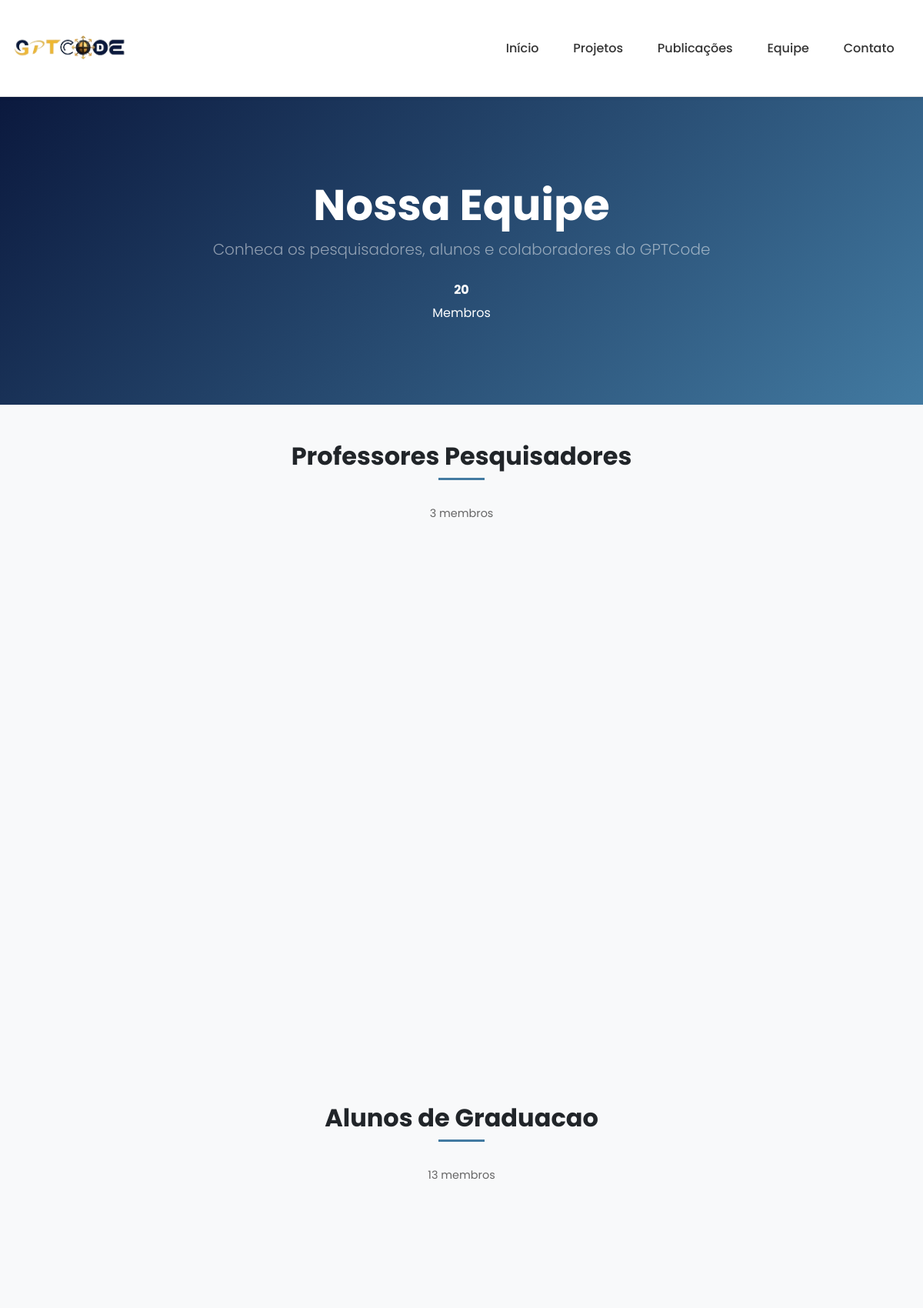
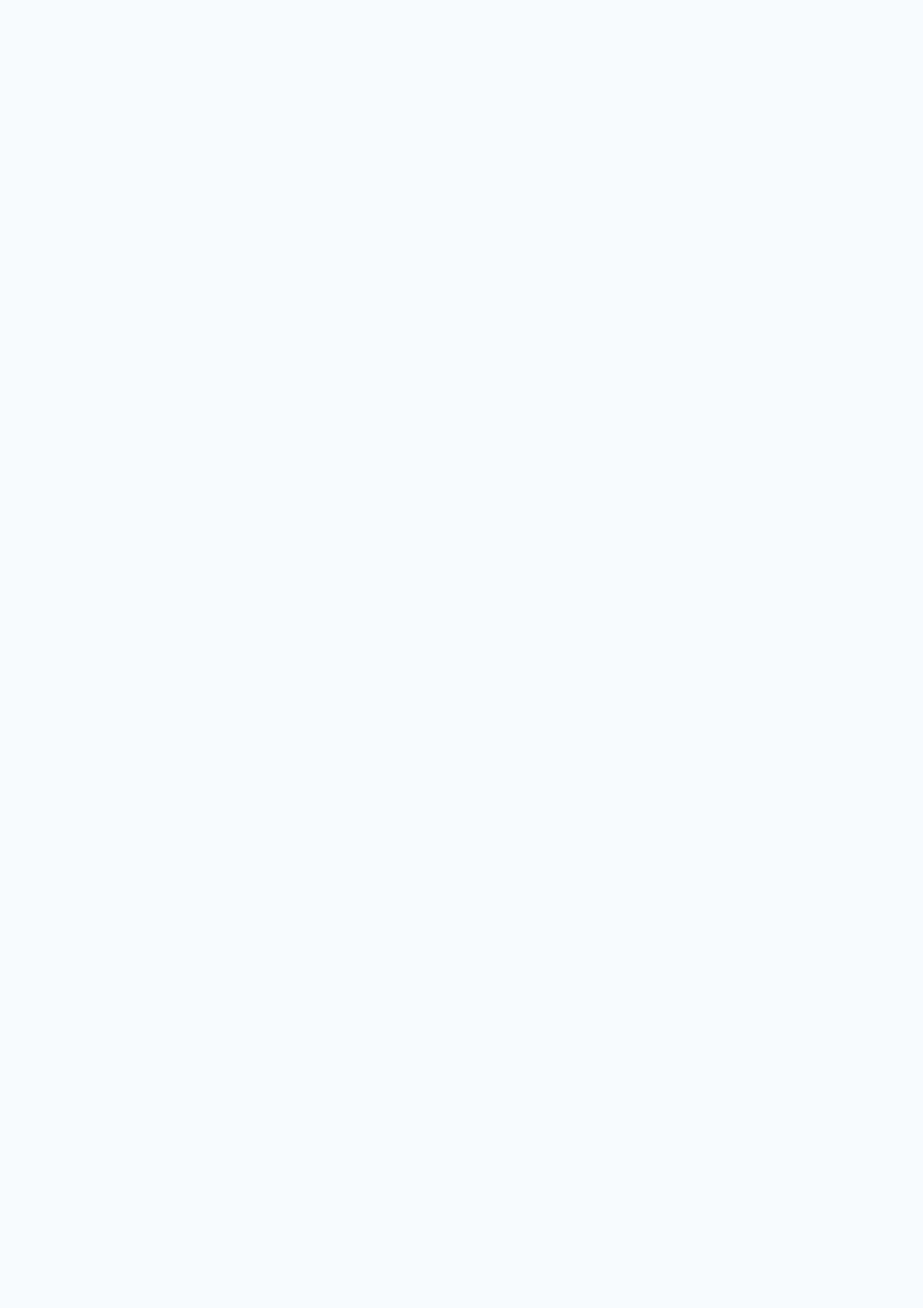
/equipe (upper part), run on the app's committed database (2 pictures, top to bottom).
### tables this page shows
CREATE TABLE configuracao (
    chave           TEXT    PRIMARY KEY
                            CHECK (chave GLOB '[a-z]*' AND chave NOT GLOB '*[^a-z0-9_]*'),
    valor           TEXT    NOT NULL DEFAULT '',
    atualizado_em   TEXT    NOT NULL DEFAULT (datetime('now')),
    atualizado_por  INTEGER REFERENCES usuario(id) ON DELETE SET NULL
);

CREATE TABLE categoria_membro (
    id              INTEGER PRIMARY KEY AUTOINCREMENT,
    slug            TEXT    NOT NULL UNIQUE
                            CHECK (slug GLOB '[a-z]*' AND slug NOT GLOB '*[^a-z0-9-]*'),
    titulo          TEXT    NOT NULL UNIQUE COLLATE NOCASE
                            CHECK (length(trim(titulo)) > 0),
    mensagem_vazia  TEXT    NOT NULL DEFAULT 'Nenhum membro por enquanto',
    ordem_exibicao  INTEGER NOT NULL DEFAULT 0 CHECK (ordem_exibicao >= 0)
);

### backend/app.py (the view)
@app.route("/equipe")
def equipe():
    db = get_db()
    membros = repo.listar_membros(db, apenas_ativos=True)
    secoes = [
        {**categoria, "membros": [m for m in membros if m["categoria_id"] == categoria["id"]]}
        for categoria in repo.listar_categorias(db)
    ]
    return render_template("equipe.html", cfg=repo.obter_configuracoes(db), secoes=secoes, total=len(membros))

### backend/app.py (called while the page is built, shortened)
@app.context_processor
def contexto_templates():
    contexto = {
        "admin_logged_in": bool(getattr(g, "admin_user", None)),
        "rotulos": {
            "modalidades": v.MODALIDADE_ROTULO,
            "status_projeto": v.STATUS_PROJETO_ROTULO,
            "tipos_publicacao": v.TIPO_PUBLICACAO_ROTULO,
            "tipos_contato": v.TIPO_CONTATO_ROTULO,
            "papeis": v.PAPEIS_PARTICIPANTE,
        },
    }
    return contexto

### backend/auth.py (called while the page is built, shortened)
def carregar_usuario() -> None:
    g.admin_user = None
    g.admin_auth_error = None
    if not request.path.startswith(("/admin", "/api")):
        return

### backend/contexto.py (called while the page is built)
def get_db() -> sqlite3.Connection:
    if "db" not in g:
        g.db = connect()
    return g.db

def fechar_db(_erro=None) -> None:
    conexao = g.pop("db", None)
    if conexao is not None:
        conexao.close()

### backend/database.py (called while the page is built)
def db_path() -> Path:
    configurado = os.getenv("GPTCODE_DB_PATH", "").strip()
    return Path(configurado) if configurado else DATA_DIR / "gptcode.db"

def connect(caminho: Path | str | None = None) -> sqlite3.Connection:
    caminho = Path(caminho or db_path())
    caminho.parent.mkdir(parents=True, exist_ok=True)
    conn = sqlite3.connect(str(caminho), timeout=10)
    conn.row_factory = sqlite3.Row
    conn.execute("PRAGMA foreign_keys = ON")
    return conn

### backend/repositorio.py (called while the page is built)
def _serializar_categoria(linha) -> dict:
    return {
        "id": linha["id"],
        "slug": linha["slug"],
        "titulo": linha["titulo"],
        "mensagem_vazia": linha["mensagem_vazia"],
        "ordem_exibicao": linha["ordem_exibicao"],
        "total_membros": linha["total_membros"],
    }

def listar_categorias(conn) -> list[dict]:
    return [
        _serializar_categoria(r)
        for r in conn.execute(f"{_SQL_CATEGORIA} ORDER BY c.ordem_exibicao, c.id")
    ]

def _tags_por_membro(conn, ids: list[int]) -> dict[int, list[str]]:
    if not ids:
        return {}
    marcadores = ",".join("?" * len(ids))
    resultado: dict[int, list[str]] = {i: [] for i in ids}
    for linha in conn.execute(
        f"SELECT mt.membro_id, t.nome FROM membro_tag mt JOIN tag t ON t.id = mt.tag_id "
        f"WHERE mt.membro_id IN ({marcadores}) ORDER BY mt.membro_id, mt.ordem",
        ids,
    ):
        resultado[linha["membro_id"]].append(linha["nome"])
    return resultado

### frontend/templates/equipe.html (shortened to what this page needs)
{% extends 'base.html' %} {% block title %}Equipe | GPTCode{% endblock %} {%
block extra_head %}
<link
  rel="stylesheet"
  href="{{ url_for('static', filename='css/equipe.css') }}"
/>
{% endblock %} {% block content %}
<header class="page-header d-flex align-items-center full-width-section">
  <div class="container text-center">
    <h1 class="display-4 text-white fw-bold">{{ cfg.team_page_title }}</h1>
    <p class="lead text-white-50">{{ cfg.team_page_subtitle }}</p>
    <div class="team-header-stats">
      <div class="team-stat-pill">
        <strong>{{ total }}</strong>
        <span>Membros</span>
      </div>
    </div>
  </div>
</header>
<main class="py-5">
    <div class="team-cascade">
      {% for section in secoes %} {% set member_count =
      section.membros|length %}
      <section
        class="team-category"
        id="{{ section.slug }}"
        data-team-section="{{ section.slug }}"
      >
        <div class="team-category-head">
          <div>
            <h2 class="category-title">{{ section.titulo }}</h2>
          </div>
          <span class="category-count">
            {{ member_count }} {{ 'membro' if member_count == 1 else 'membros'
            }}
          </span>
        </div>
        <div class="row g-4">
        </div>
      </section>
      {% endfor %}
    </div>
</main>
{% endblock %}

### frontend/static/css/main.css (style rules this page uses)
:root { --dark-blue: #0b193e; --medium-blue: #427aa1; --accent-gold: #6c757d; --accent-gold-dark: #343a40; --light-blue: #a5c9e0; --light-text: #f8f9fa; --dark-text: #212529; --font-family: "Poppins", sans-serif; --yellow: #ffcc00; --navbar-height: 110px; }
* { margin: 0; padding: 0; box-sizing: border-box; }
body { font-family: var(--font-family); color: var(--dark-text); line-height: 1.6; overflow-x: hidden; padding-top: var(--navbar-height); }
html { scroll-padding-top: calc(var(--navbar-height) + 1rem); }
main { width: 100%; margin: 0; padding: 0; }
.page-header { height: 50vh; min-height: 360px; background: linear-gradient( 135deg, var(--dark-blue) 0%, var(--medium-blue) 100% ); position: relative; overflow: hidden; margin-top: 0; width: 100%; }
.page-header::before { content: ""; position: absolute; top: 0; left: 0; width: 100%; height: 100%; background-image: url("https://www.transparenttextures.com/patterns/connected.png"); opacity: 0.1; }
.page-header { margin-bottom: 0 !important; border-bottom: none !important; }
.page-header { width: 100%; margin: 0; padding: 2rem 0; background-color: var(--dark-blue); color: white; text-align: center; }
.full-width-section { position: relative; left: 50%; right: 50%; margin-left: -50vw; margin-right: -50vw; width: 100vw; }
body { background-color: #f8f9fa; }
.container { max-width: 1200px; margin: 0 auto; padding: 0 15px; }
@media (min-width: 1024px) and (max-width: 1439px) { .py-5 { padding-top: 3rem !important; padding-bottom: 3rem !important; } }

### frontend/static/css/equipe.css (style rules this page uses)
.team-header-stats { display: flex; justify-content: center; margin-top: 1.5rem; }
.team-stat-pill { display: flex; flex-direction: column; align-items: center; gap: 0.25rem; }
.team-category { margin-bottom: 4rem; }
.team-category .row { justify-content: center; }
.team-category-head { text-align: center; }
.category-count { display: block; text-align: center; margin-bottom: 1rem; color: #666; font-size: 0.9rem; }
.category-title { position: relative; padding-bottom: 0.75rem; margin-bottom: 2rem; font-weight: 700; text-align: center; }
.category-title::after { content: ""; position: absolute; bottom: 0; left: 50%; transform: translateX(-50%); width: 60px; height: 3px; background-color: var(--medium-blue); }
@media (min-width: 1024px) and (max-width: 1439px) { .team-category { margin-bottom: 4rem; } }
@media (min-width: 1024px) and (max-width: 1439px) { .category-title { font-size: 2rem; } }

### data on the page
configuracao: team_page_title "Nossa Equipe"
configuracao: team_page_subtitle "Conheca os pesquisadores, alunos e colaboradores do GPTCode"
categoria_membro: titulo "Professores Pesquisadores", member_count "3", value "membros"
categoria_membro: titulo "Alunos de Graduacao", member_count "13", value "membros"

### other printed values
{{ total }} "20"
